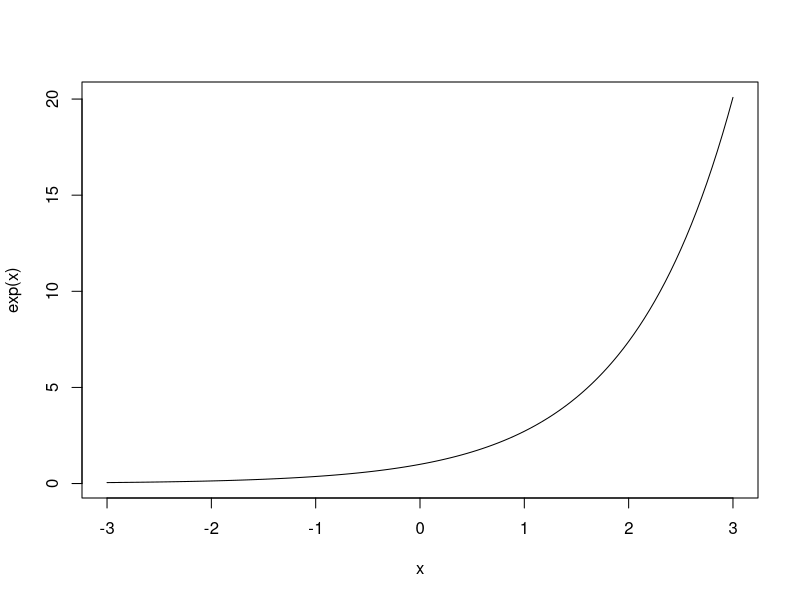
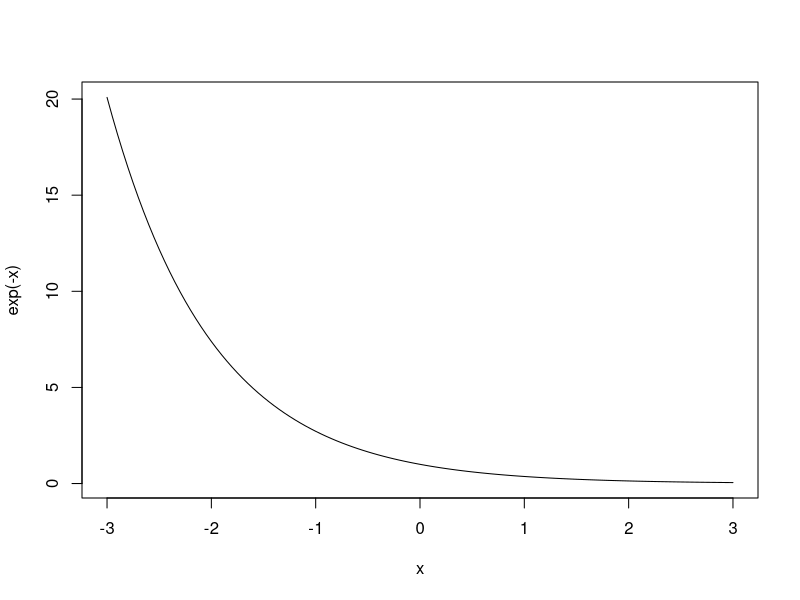
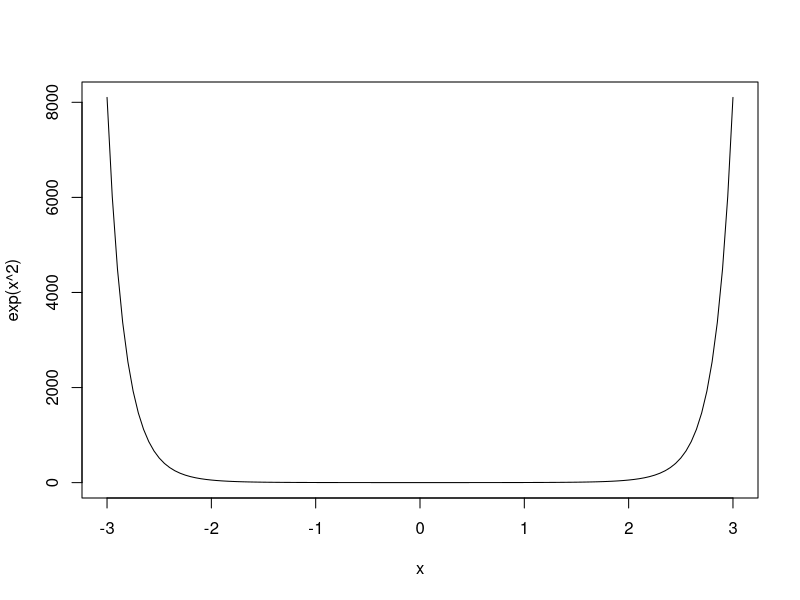
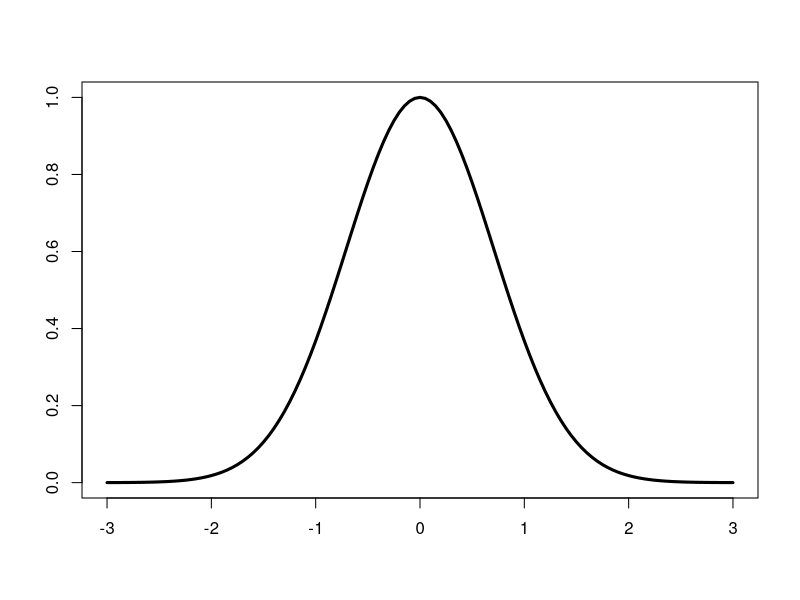

Here is the R script that generated these plots, in order:
#producing a bell-shaped curve

#create an x-axis sector around 0
x <- seq(-3,3,0.05) 

#exponential functions
plot(exp(x) ~ x, type="l")
plot(exp(-x) ~ x, type="l")
plot(exp(x^2) ~ x, type="l")
plot(exp(-x^2) ~ x,type="l", lwd=3, ylab="", xlab="")

#cumulative distributions from normal curve
pnorm(170, 180, 10)
